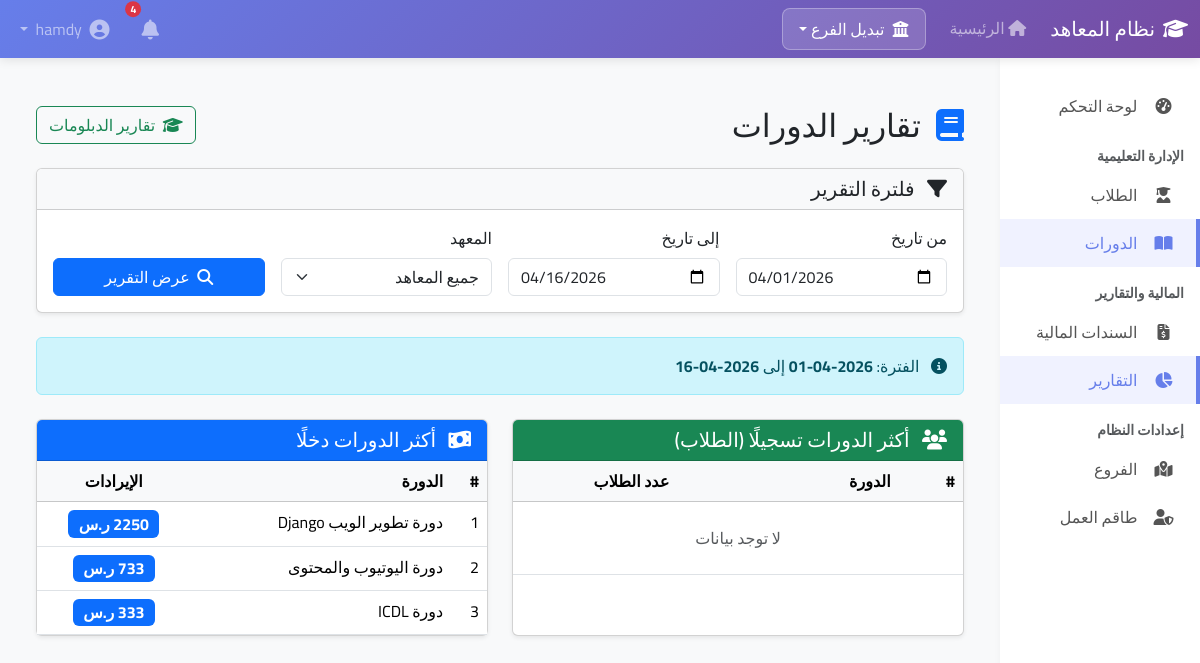
Screenshot of /reports/courses/ (signed in) with the database file from the repository.
### courses/models.py (models this page shows, shortened)
class Course(models.Model):
    COURSE_TYPE_CHOICES = [
        ('diploma', 'دبلوم'),
        ('course', 'دورة'),
    ]
    name = models.CharField(max_length=200, verbose_name='اسم الدورة/الدبلومة')
    code = models.CharField(max_length=20, unique=True, verbose_name='كود الدورة')
    course_type = models.CharField(max_length=10, choices=COURSE_TYPE_CHOICES, verbose_name='النوع')
    description = models.TextField(blank=True, verbose_name='الوصف')
    price = models.DecimalField(max_digits=10, decimal_places=2, verbose_name='السعر')
    duration_days = models.PositiveIntegerField(default=30, verbose_name='المدة (بالأيام)')
    branches = models.ManyToManyField(Branch, related_name='courses', verbose_name='الفروع المتاحة')
    is_active = models.BooleanField(default=True, verbose_name='نشطة')
    created_at = models.DateTimeField(auto_now_add=True, verbose_name='تاريخ الإنشاء')
    class Meta:
        verbose_name = 'دورة/دبلومة'
        verbose_name_plural = 'الدورات والدبلومات'
        ordering = ['-created_at']

### reports/views.py (the view)
# urls.py: path('courses/', views.courses_report, name='courses_report'),
@login_required
def courses_report(request):
    start_date, end_date = get_date_range(request)
    branch = get_branch_filter(request)
    std_filter = Q(student__registration_date__range=[start_date, end_date])
    if branch:
        std_filter &= Q(student__branch=branch)
    courses_by_students = Course.objects.filter(
        course_type='course'
    ).filter(
        std_filter
    ).annotate(
        students_count=Count('student', distinct=True)
    ).order_by('-students_count')[:10]
    income_by_course = Income.objects.filter(
        date__range=[start_date, end_date],
        course__course_type='course'
    )
    if branch:
        income_by_course = income_by_course.filter(branch=branch)
    income_by_course = income_by_course.values('course').annotate(
        total=Sum('amount')
    ).order_by('-total')[:10]
    courses_by_income = []
    for item in income_by_course:
        try:
            course = Course.objects.get(id=item['course'])
            course.total_income = item['total']
            courses_by_income.append(course)
        except Course.DoesNotExist:
            pass
    context = {
        'courses_by_students': courses_by_students,
        'courses_by_income': courses_by_income,
        'start_date': start_date,
        'end_date': end_date,
        'selected_branch': branch,
        'branches': Branch.objects.all(),
    }
    return render(request, 'reports/courses_report.html', context)

### reports/views.py (called while the page is built)
def get_date_range(request):
    start_date = request.GET.get('start_date')
    end_date = request.GET.get('end_date')
    if start_date:
        start_date = datetime.strptime(start_date, '%Y-%m-%d').date()
    else:
        start_date = date.today().replace(day=1)  # بداية الشهر الحالي
    if end_date:
        end_date = datetime.strptime(end_date, '%Y-%m-%d').date()
    else:
        end_date = date.today()
    return start_date, end_date

def get_branch_filter(request):
    branch_id = request.GET.get('branch')
    if branch_id:
        return Branch.objects.filter(id=branch_id).first()
    return None

### templates/reports/courses_report.html (shortened to what this page needs)
{% extends 'base.html' %}
{% block content %}
<div class="container-fluid py-4">
    <div class="d-flex justify-content-between align-items-center mb-4">
        <h2 class="mb-0">
            <i class="fas fa-book text-primary me-2"></i>
            تقارير الدورات
        </h2>
        <a href="{% url 'reports:diplomas_report' %}" class="btn btn-outline-success">
            <i class="fas fa-graduation-cap me-1"></i>
            تقارير الدبلومات
        </a>
    </div>
    <div class="card shadow-sm mb-4">
        <div class="card-header bg-light">
            <h5 class="mb-0">
                <i class="fas fa-filter me-2"></i>
                فلترة التقرير
            </h5>
        </div>
        <div class="card-body">
            <form method="get" class="row g-3">
                <div class="col-md-3">
                    <label class="form-label">من تاريخ</label>
                    <input type="date" name="start_date" class="form-control" value="{{ start_date|date:'Y-m-d' }}">
                </div>
                <div class="col-md-3">
                    <label class="form-label">إلى تاريخ</label>
                    <input type="date" name="end_date" class="form-control" value="{{ end_date|date:'Y-m-d' }}">
                </div>
                <div class="col-md-3">
                    <label class="form-label">المعهد</label>
                    <select name="branch" class="form-select">
                        <option value="">جميع المعاهد</option>
                    </select>
                </div>
                <div class="col-md-3 d-flex align-items-end">
                    <button type="submit" class="btn btn-primary w-100">
                        <i class="fas fa-search me-1"></i>
                        عرض التقرير
                    </button>
                </div>
            </form>
        </div>
    </div>
    <div class="alert alert-info mb-4">
        <i class="fas fa-info-circle me-2"></i>
        الفترة: <strong>{{ start_date|date:"Y-m-d" }}</strong> إلى <strong>{{ end_date|date:"Y-m-d" }}</strong>
    </div>
    <div class="row">
        <div class="col-lg-6 mb-4">
            <div class="card shadow-sm h-100">
                <div class="card-header bg-success text-white">
                    <h5 class="mb-0">
                        <i class="fas fa-users me-2"></i>
                        أكثر الدورات تسجيلًا (الطلاب)
                    </h5>
                </div>
                <div class="card-body p-0">
                    <div class="table-responsive">
                        <table class="table table-hover mb-0">
                            <thead class="table-light">
                                <tr>
                                    <th>#</th>
                                    <th>الدورة</th>
                                    <th class="text-center">عدد الطلاب</th>
                                </tr>
                            </thead>
                            <tbody>
                                {% for course in courses_by_students %}
                                <tr>
                                    <td>{{ forloop.counter }}</td>
                                    <td>{{ course.name }}</td>
                                    <td class="text-center">
                                        <span class="badge bg-success fs-6">{{ course.students_count|default:0 }}</span>
                                    </td>
                                </tr>
                                {% empty %}
                                <tr>
                                    <td colspan="3" class="text-center py-4 text-muted">
                                        لا توجد بيانات
                                    </td>
                                </tr>
                                {% endfor %}
                            </tbody>
                        </table>
                    </div>
                </div>
            </div>
        </div>
        <div class="col-lg-6 mb-4">
            <div class="card shadow-sm h-100">
                <div class="card-header bg-primary text-white">
                    <h5 class="mb-0">
                        <i class="fas fa-money-bill-wave me-2"></i>
                        أكثر الدورات دخلًا
                    </h5>
                </div>
                <div class="card-body p-0">
                    <div class="table-responsive">
                        <table class="table table-hover mb-0">
                            <thead class="table-light">
                                <tr>
                                    <th>#</th>
                                    <th>الدورة</th>
                                    <th class="text-center">الإيرادات</th>
                                </tr>
                            </thead>
                            <tbody>
                                {% for course in courses_by_income %}
                                <tr>
                                    <td>{{ forloop.counter }}</td>
                                    <td>{{ course.name }}</td>
                                    <td class="text-center">
                                        <span class="badge bg-primary fs-6">
                                            {% if course.total_income %}
                                                {{ course.total_income|floatformat:0 }} ر.س
                                            {% else %}
                                                0 ر.س
                                            {% endif %}
                                        </span>
                                    </td>
                                </tr>
                                {% empty %}
                                <tr>
                                    <td colspan="3" class="text-center py-4 text-muted">
                                        لا توجد بيانات
                                    </td>
                                </tr>
                                {% endfor %}
                            </tbody>
                        </table>
                    </div>
                </div>
            </div>
        </div>
    </div>
</div>
{% endblock %}

### templates/base.html (style rules this page uses)
* { font-family: 'Cairo', sans-serif; }
body { background-color: #f8f9fa; overflow-x: hidden; }

### rows the page displays
Course: name "دورة تطوير الويب Django", total_income "2250"
Course: name "دورة اليوتيوب والمحتوى", total_income "733"
Course: name "دورة ICDL", total_income "333"

### other values shown
{{ start_date|date:"Y-m-d" }} "2026-04-01"
{{ end_date|date:"Y-m-d" }} "2026-04-16"
